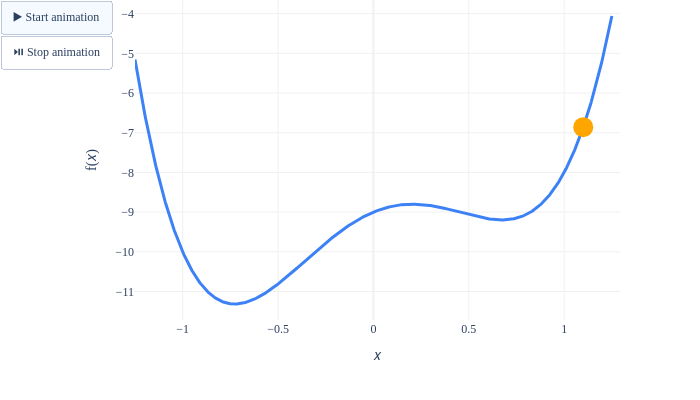

This figure's notebook cell:
### Markdown cell above
The algorithm converges to the true global minimum, but it takes a while.

What if we choose a different initial guess?

**Initial guess = $1.1$, step size = $0.01$**

### Code cell
minimizing_animation(x0=1.1, alpha=0.01)

### Figure 1 — Plotly figure (JSON) as saved in the notebook; plotly's stock layout.template omitted (floating-point values rounded to 4 significant figures; data arrays with more than 128 entries replaced by an {"elided": "..."} marker saying what was removed)
{"data": [{"hovertemplate": "x=%{x}<br>y=%{y}<extra></extra>", "legendgroup": "", "line": {"color": "#3d81f6", "dash": "solid", "shape": "linear", "width": 3}, "marker": {"symbol": "circle"}, "mode": "lines", "name": "", "orientation": "v", "showlegend": false, "type": "scatter", "x": {"elided": "1000 float values"}, "xaxis": "x", "y": {"elided": "1000 float values"}, "yaxis": "y"}, {"marker": {"color": "orange", "size": 20}, "showlegend": false, "type": "scatter", "x": [1.1], "y": [-6.86]}], "layout": {"font": {"family": "Palatino, serif"}, "height": 400, "margin": {"t": 0}, "paper_bgcolor": "white", "plot_bgcolor": "white", "updatemenus": [{"buttons": [{"args": [null], "label": "▶️ Start animation", "method": "animate"}, {"args": [[], {"frame": {"duration": 0, "redraw": false}, "fromcurrent": true, "mode": "next"}], "label": "⏯️ Stop animation", "method": "animate", "visible": true}], "type": "buttons"}], "width": 700, "xaxis": {"anchor": "y", "domain": [0, 1], "gridcolor": "#f0f0f0", "tickcolor": "#f0f0f0", "title": {"text": "𝑥"}, "zerolinecolor": "#f0f0f0"}, "yaxis": {"anchor": "x", "domain": [0, 1], "gridcolor": "#f0f0f0", "tickcolor": "#f0f0f0", "title": {"text": "f(𝑥)"}, "zerolinecolor": "#f0f0f0"}}}
